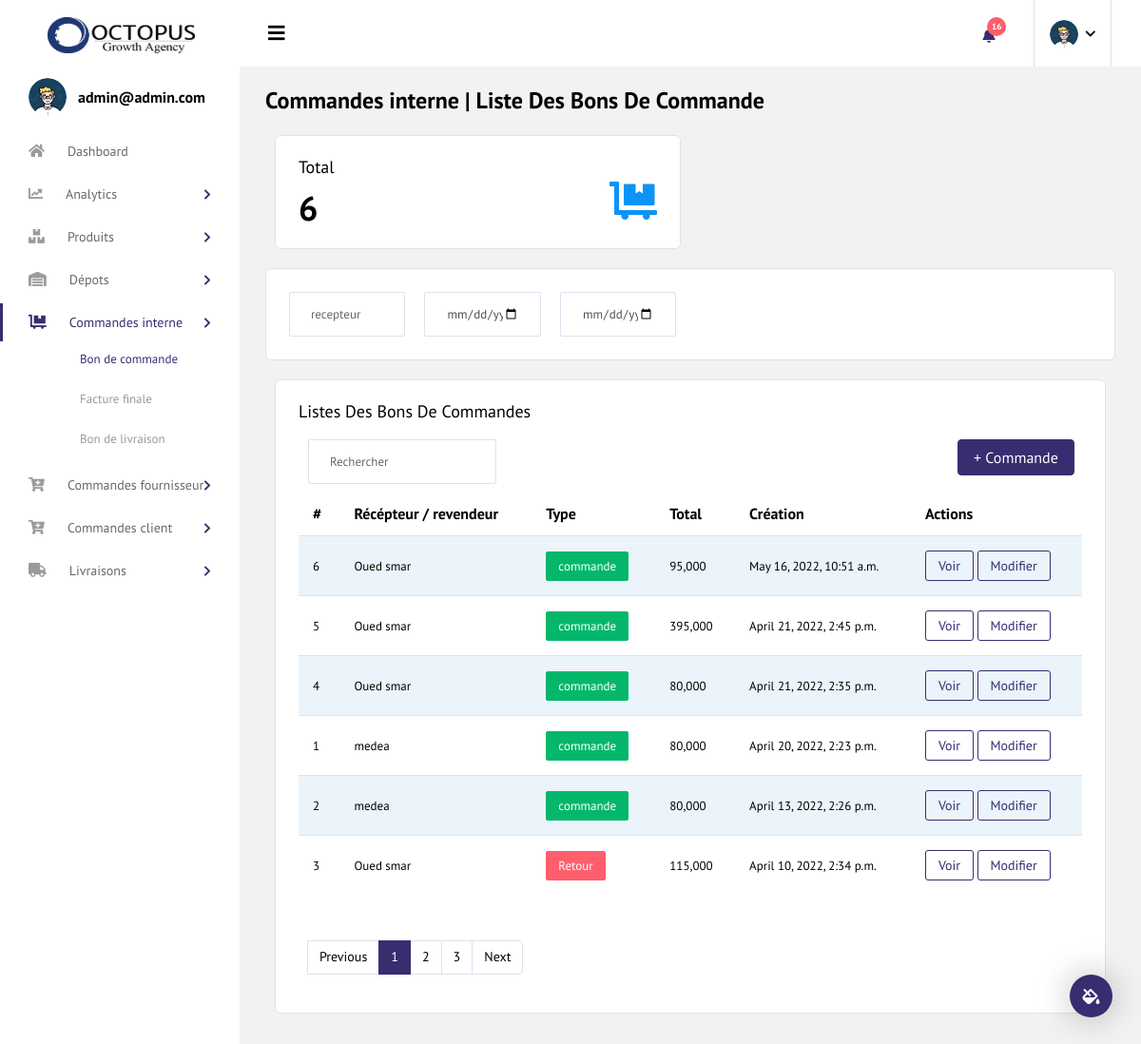
Screenshot of /warehouse_order_bc_list (signed in) with the database file from the repository.
### accounts/models.py (models this page shows, shortened)
class User(AbstractUser):
    username        = None
    email           = models.EmailField('email address', unique=True)
    picture         = models.ImageField(upload_to='images/faces', null=True, blank=True)
    pseudo          = models.CharField( max_length=150, null=True, blank=True)
    role            = models.CharField( max_length=150, null=True, blank=True)
    notes           = models.TextField( blank=True, null=True)
    warehouse       = models.ForeignKey(WareHouse, on_delete=models.SET_NULL, blank=True, null=True)
    is_active       = models.BooleanField(default=False)
    is_manager      = models.BooleanField(default=False)
    is_admin        = models.BooleanField(default=False)
    USERNAME_FIELD  = 'email'
    REQUIRED_FIELDS = []
    objects         = UserManager()
    custom_objects  = CustomUserManager()
    def display_picture(self):
        if self.picture:
            return self.picture.url
        else:
            return "static/images/profile.png"
    class Meta:
        unique_together = ('is_manager', 'warehouse')

### order/models.py (models this page shows, shortened)
class WareHouseOrder(models.Model):
    receiver  = models.ForeignKey("inventory.WareHouse", verbose_name="Depot de récéption", on_delete=models.CASCADE, related_name="warehouse_orders", null=True, blank=True)
    delivery_man  = models.ForeignKey(settings.AUTH_USER_MODEL, verbose_name="livreur", on_delete=models.CASCADE, related_name="warehouse_orders_to_deliver", null=True, blank=True)
    order_type    = models.CharField(choices=TYPE_CHOICES,verbose_name="type de commande", max_length=2, null=True, blank=True)
    number        = models.IntegerField(verbose_name="numéro", null=True, blank=True)
    is_confirmed  = models.BooleanField(default=False)
    is_paid       = models.BooleanField(default=False)
    is_delivered  = models.BooleanField(default=False)
    is_return     = models.BooleanField(default=False)
    discount      = models.DecimalField(verbose_name="remise", max_digits=10, decimal_places=2, null=True, blank=True)
    delivery_cost =  models.DecimalField(verbose_name="cout de livraison", max_digits=10, decimal_places=2, null=True, blank=True)
    note          = models.TextField(null=True, blank=True)
    created_by      = models.ForeignKey(settings.AUTH_USER_MODEL, verbose_name="Creer par", on_delete=models.CASCADE,related_name="warehouse_orders_created", null=True, blank=True)
    updated_by      = models.ForeignKey(settings.AUTH_USER_MODEL, verbose_name="Modifier par", on_delete=models.CASCADE, related_name="warehouse_orders_updated", null=True, blank=True)
    created       = models.DateTimeField(verbose_name='Date de Création', auto_now_add=True)
    updated       = models.DateTimeField(verbose_name='Date de dernière mise à jour', auto_now=True)
    class Meta:
        ordering= ('-created',)
        verbose_name ="warehouseorder"
        verbose_name_plural = "warehouseorders"
    def get_items_cost(self):
        total = self.items.all().aggregate(Sum('price'))
        return total['price__sum']

### inventory/models.py (models this page shows, shortened)
class WareHouse(models.Model):
    name         = models.CharField( max_length=200, verbose_name='Nom du revendeur/point de stockage')
    address      = models.CharField( max_length=200, verbose_name='address')
    actif        = models.BooleanField(verbose_name='actif', default=False)
    is_default   = models.BooleanField(verbose_name='Dépot principale', default=False)
    commune      = models.ForeignKey(Commune, on_delete=models.SET_NULL, null=True, blank=True)
    created      = models.DateTimeField(verbose_name='Date de Création', auto_now_add=True)
    updated      = models.DateTimeField(verbose_name='Date de dernière mise à jour', auto_now=True)
    objects     = models.Manager()
    centrale     = WareHouseManager()
    class Meta:
        verbose_name = _("WareHouse")
        verbose_name_plural = _("WareHouses")
    def __str__(self):
        return self.name

### order/views.py (the view)
# urls.py: path('warehouse_order_bc_list', login_required(WarehouseOrderBcListView.as_view()), name="warehouse_order_bc_list"),
class WarehouseOrderBcListView(ListView):
    def get_queryset(self):
        return WareHouseOrder.objects.filter(order_type='BC')
    model = WareHouseOrder
    template_name = "warehouse_order_list.html"
    context_object_name= "warehouseorders"

### order/templates/warehouse_order_list.html (shortened to what this page needs)
{% extends "base.html" %}
{% load static %}
{% block content %}
<div class="content-wrapper">
    <div class="page-header">
        <h3 class="page-title">
            Commandes interne | Liste Des Bons De Commande
        </h3>
    </div>
    <div class="col-md-6 grid-margin">
        <div class="card">
            <div class="card-body">
                <h4 class="card-title mb-0">Total</h4>
                <div class="d-flex justify-content-between align-items-center">
                    <div class="d-inline-block pt-3">
                        <div class="d-md-flex">
                            <h2 class="mb-0"> {{ warehouseorders.count }} </h2>
                        </div>
                    </div>
                    <div class="d-inline-block">
                        <i class=" fas fa-dolly-flatbed text-info icon-lg"></i>
                    </div>
                </div>
            </div>
        </div>
    </div>
    <div class="row">
        <div class="col-12 grid-margin">
            <div class="card">
                <div class="card-body">
                    <div class="d-md-flex justify-content-between align-items-center">
                        <form id="filterForm" hx-get="{% url 'order:htmx_order_bc_list' %}" hx-target="#wareHouseOrders" hx-swap="innerHTML" hx-trigger="change">
                            <div class="row">
                                <div class="col- col-md-3" >
                                    <input type="text" id="receiverInput" hx-trigger="changed"  name="receiver" class="form-control" placeholder="recepteur"></div>
                                <div class="col- col-md-3">
                                    <input type="date" name="start_date" class="form-control"  placeholder="date debut"></div>
                                <div class="col- col-md-3">
                                    <input type="date" name="end_date" class="form-control"  placeholder="date fin">
                                </div>
                            </div>
                        </form>
                    </div>
                </div>
            </div>
        </div>
    </div>
    <div class="col-lg-12 grid-margin stretch-card">
        <div class="card">
          <div class="card-body">
              <h4 class="card-title">Listes des bons de commandes</h4>
              <div>
                  <a href="{% url 'order:warehouse_order_create' %}"> <button type="submit" class="btn btn-primary mr-2" style="float:right;">+ Commande</button><a>
              </div>
            <div class="col-sm-12 col-md-6"><div id="order-listing_filter" class="dataTables_filter"><label><input type="search" class="form-control" placeholder="Rechercher" aria-controls="order-listing"></label></div></div>
            <div class="table-responsive">
              <table class="table table-striped">
                <thead>
                    <tr>
                        <th> #</th>
                        <th>Récépteur / revendeur</th>
                        <th>Type</th>
                        <th>Total</th>
                        <th>Création</th>
                        <th >Actions</th>
                    </tr>
                </thead>
                <tbody id="wareHouseOrders">
                    {% include 'snippets/warehouse_order_list_block.html' %}
                </tbody>
              </table>
              <nav class="col-12" aria-label="Page navigation">
                <ul class="pagination mt-5">
                  <li class="page-item"><a class="page-link" href="#">Previous</a></li>
                  <li class="page-item  active"><a class="page-link" href="#">1</a></li>
                  <li class="page-item"><a class="page-link" href="#">2</a></li>
                  <li class="page-item"><a class="page-link" href="#">3</a></li>
                  <li class="page-item"><a class="page-link" href="#">Next</a></li>
                </ul>
              </nav>
            </div>
          </div>
        </div>
      </div>
</div>
{% endblock content %}

### templates/sidebar.html (shortened to what this page needs)
{% load static %}
    <div class="container-fluid page-body-wrapper">
          <div class="theme-setting-wrapper">
            <div id="settings-trigger"><i class="fas fa-fill-drip"></i></div>
          </div>
     <nav class="sidebar sidebar-offcanvas" id="sidebar">
        <ul class="nav">
          <li class="nav-item nav-profile">
            <div class="nav-link">
              <div class="profile-image">
                <img  src="{{user.display_picture}}" alt="image"/>
              </div>
              <div class="profile-name">
                <p class="name">
                  {{ user.get_username }}
                </p>
              </div>
            </div>
          </li>
          <li class="nav-item">
            <a class="nav-link" href="/" >
              <i class="fa fa-home menu-icon"></i>
              <span class="menu-title">Dashboard</span>
            </a>
          </li>
          <li class="nav-item">
            <a class="nav-link" data-toggle="collapse" href="#editors" aria-expanded="false" aria-controls="editors">
              <i class="fas fa-chart-line menu-icon"></i>
              <span class="menu-title">Analytics</span>
              <i class="menu-arrow"></i>
            </a>
          </li>
          <li class="nav-item">
            <a class="nav-link" data-toggle="collapse" href="#charts" aria-expanded="false" aria-controls="charts">
              <i class="fas fa-boxes menu-icon"></i>
              <span class="menu-title">Produits</span>
              <i class="menu-arrow"></i>
            </a>
          </li>
          <li class="nav-item">
            <a class="nav-link" data-toggle="collapse" href="#tables" aria-expanded="false" aria-controls="tables">
              <i class="fas fa-warehouse menu-icon"></i>
              <span class="menu-title">Dépots</span>
              <i class="menu-arrow"></i>
            </a>
          </li>
          <li class="nav-item">
            <a class="nav-link" data-toggle="collapse" href="#icons" aria-expanded="false" aria-controls="icons">
              <i class="fas fa-dolly-flatbed menu-icon"></i>
              <span class="menu-title">Commandes interne</span>
              <i class="menu-arrow"></i>
            </a>
            <div class="collapse" id="icons">
              <ul class="nav flex-column sub-menu">
                <li class="nav-item"> <a class="nav-link" href="{% url 'order:warehouse_order_bc_list' %}">Bon de commande</a></li>
                <li class="nav-item"> <a class="nav-link" href="{% url 'order:warehouse_order_ff_list' %}">Facture finale</a></li>
                <li class="nav-item"> <a class="nav-link" href="{% url 'order:warehouse_order_bl_list' %}">Bon de livraison</a></li>
              </ul>
            </div>
          </li>
          <li class="nav-item">
            <a class="nav-link" data-toggle="collapse" href="#ui-advanced" aria-expanded="false" aria-controls="ui-advanced">
              <i class="fas fa-solid fa-cart-plus menu-icon"></i>
              <span class="menu-title">Commandes fournisseur</span>
              <i class="menu-arrow"></i>
            </a>
          </li>
          <li class="nav-item">
            <a class="nav-link" data-toggle="collapse" href="#form-elements" aria-expanded="false" aria-controls="form-elements">
              <i class="fas fa-solid fa-cart-plus menu-icon"></i>
              <span class="menu-title">Commandes client</span>
              <i class="menu-arrow"></i>
            </a>
          </li>
          <li class="nav-item">
            <a class="nav-link" data-toggle="collapse" href="#maps" aria-expanded="false" aria-controls="maps">
              <i class="fas fa-truck menu-icon"></i>
              <span class="menu-title">Livraisons</span>
              <i class="menu-arrow"></i>
            </a>
          </li>
        </ul>
      </nav>

### order/templates/snippets/warehouse_order_list_block.html
{% for order in warehouseorders %}
<tr>
    <td>{{order.id}}</td>
    <td class="py-1">{{order.receiver}}</td>
    <td>
        {% if order.is_return %}
            <label class="badge badge-danger">Retour</label>
        {% else %}
            <label class="badge badge-success">commande</label>
        {% endif %}
    </td>
    <td>
        {{order.get_items_cost}}
    </td>
    <td>
       {{order.created}}
    </td>
    <td>
        <a href="{% url 'order:warehouseorder_detail' order.pk %}">
            <button class="btn btn-outline-primary btn-sm">Voir</button>
        </a>
        <a href="{% url 'order:warehouse_order_edit' order.pk %}">
            <button class="btn btn-outline-primary btn-sm">Modifier</button>
        </a>
    </td>
</tr>
{% endfor %}

### rows the page displays
User: get_username "admin@admin.com"
WareHouseOrder: id "6", receiver "Oued smar", is_return "commande", get_items_cost "95,000", created "May 16, 2022, 10:51 a.m."
WareHouseOrder: id "5", receiver "Oued smar", is_return "commande", get_items_cost "395,000", created "April 21, 2022, 2:45 p.m."
WareHouseOrder: id "4", receiver "Oued smar", is_return "commande", get_items_cost "80,000", created "April 21, 2022, 2:35 p.m."
WareHouseOrder: id "1", receiver "medea", is_return "commande", get_items_cost "80,000", created "April 20, 2022, 2:23 p.m."
WareHouseOrder: id "2", receiver "medea", is_return "commande", get_items_cost "80,000", created "April 13, 2022, 2:26 p.m."
WareHouseOrder: id "3", receiver "Oued smar", is_return "Retour", get_items_cost "115,000", created "April 10, 2022, 2:34 p.m."

### other values shown
{{ warehouseorders.count }} "6"
